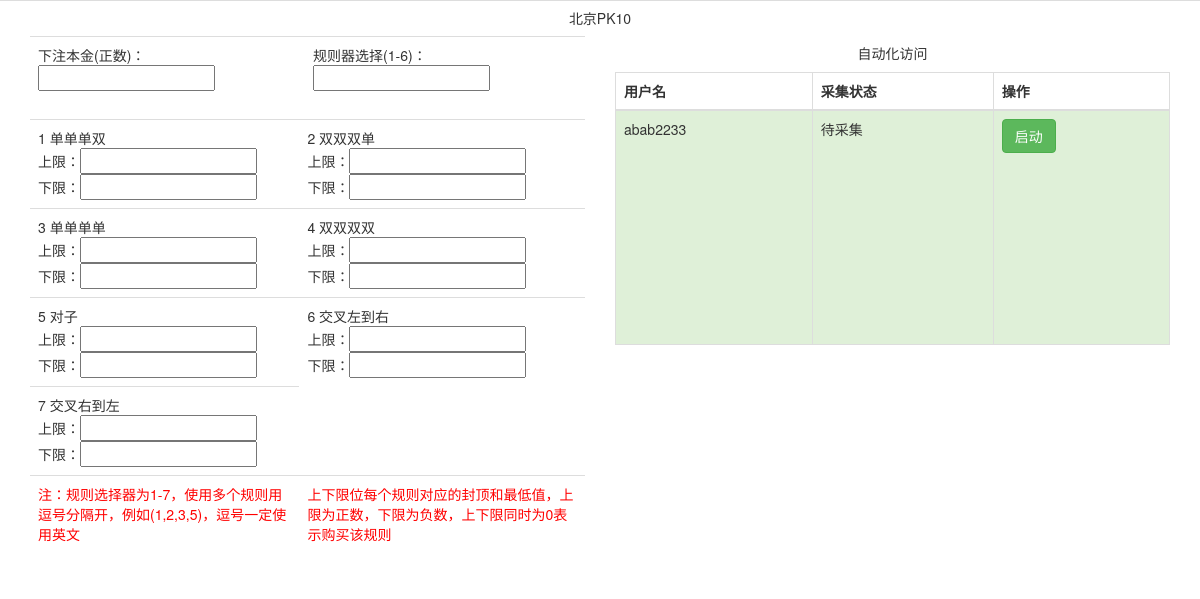
Before: /auto_main/ with the older database file.
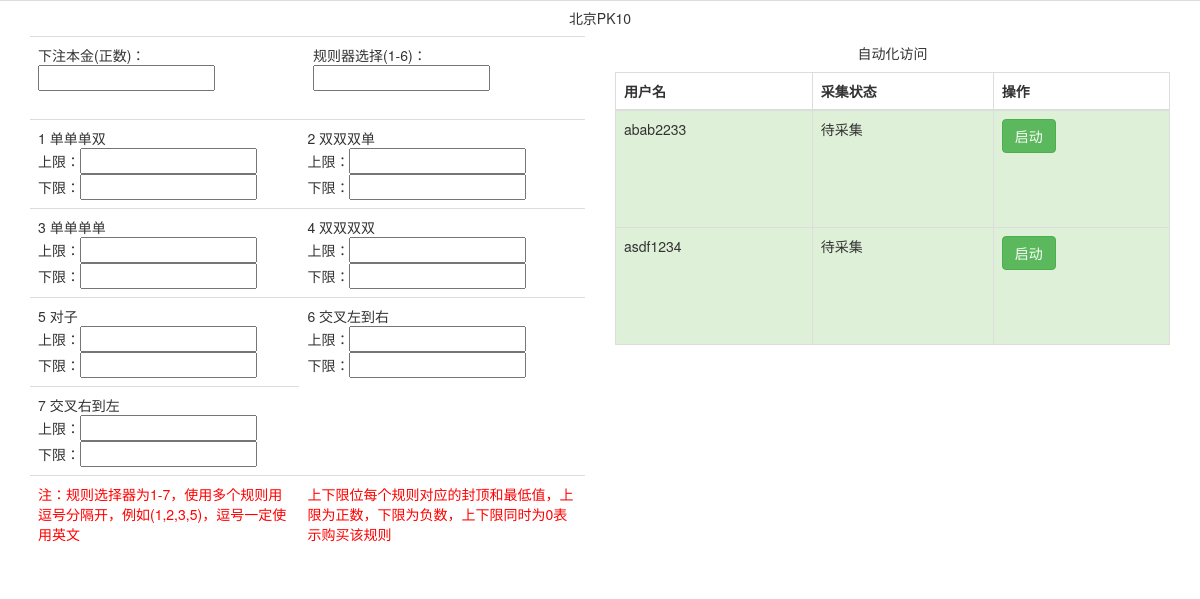
After: the same page with the newer database file.
### auto_visit/models.py (models this page shows)
class ProbUser(models.Model):
    user_id =  models.IntegerField()
    user_name = models.CharField(max_length=30)    #主键
    user_password =  models.CharField(max_length=30)
    user_status = models.BooleanField()

### auto_visit/main.py (the view)
# urls.py: url(r'^auto_main/$', auto_visit.main.auto_admin),
def auto_admin(request):
    prob_user_list =  ProbUser.objects.all()
    for prob_user in prob_user_list:
        c  = ThreadControl()
        try:
            status = c.is_alive(prob_user.user_name)
            if status:
                prob_user.user_status = 1
                prob_user.save()
            else:
                prob_user.user_status = 0
                prob_user.save()
        except:
            print prob_user.user_name, " not start"
            prob_user.user_status = 0
            prob_user.save()
    return render_to_response('auto_main.html',{"prob_user_list":prob_user_list})

### auto_visit/thread.py (called while the page is built)
    def is_alive(self,thread_num):
        tt = self.current_thread[str(thread_num)]
        return tt.isAlive()

### templates/auto_main.html (shortened to what this page needs)
<!DOCTYPE html>
<html>
<head lang="en">
    <link href="http://cdn.bootcss.com/twitter-bootstrap/3.0.3/css/bootstrap.min.css" rel="stylesheet">
</head>
<body>
<div class="container">
	<div class="row clearfix">
		<div class="col-md-12 column">
			<h5 align="center">
				北京PK10
			</h5>
			<div class="row clearfix">
				<div class="col-md-6 column">
                <form action="/index/" method="post" id="user_form">
                <table class="table ">
                    <tr>
                        <td>
                            下注本金(正数)：<input type="number" id="in_monery_id" name="in_monery" value="{{ p_monery }}">
                        </td>
                        <td>
                            规则器选择(1-6)：<input type="text" id="in_rule_id" name="in_rule" value="{{ p_rule }}">
                        </td>
                    </tr>
                </table>
                    <table class="table">
                        <tr>
                        <td>
                            1 单单单双<br>
                            上限：<input type="number" id="in_upper_monery_id_1" name="in_upper_monery_1" value="{{ p_upper_monery_1 }}"><br>
                            下限：<input type="number" id="in_lower_monery_id_1" name="in_lower_monery_1" value="{{ p_lower_monery_1 }}">
                        </td>
                        <td>
                            2 双双双单<br>
                            上限：<input type="number" id="in_upper_monery_id_2" name="in_upper_monery_2" value="{{ p_upper_monery_2 }}"><br>
                            下限：<input type="number" id="in_lower_monery_id_2" name="in_lower_monery_2" value="{{ p_lower_monery_2 }}">
                        </td>
                        </tr>
                        <tr>
                        <td>
                            3 单单单单<br>
                            上限：<input type="number" id="in_upper_monery_id_3" name="in_upper_monery_3" value="{{ p_upper_monery_3 }}"><br>
                            下限：<input type="number" id="in_lower_monery_id_3" name="in_lower_monery_3" value="{{ p_lower_monery_3 }}">
                        </td>
                        <td>
                            4 双双双双
                            <br>
                            上限：<input type="number" id="in_upper_monery_id_4" name="in_upper_monery_4" value="{{ p_upper_monery_4 }}"><br>
                            下限：<input type="number" id="in_lower_monery_id_4" name="in_lower_monery_4" value="{{ p_lower_monery_4 }}">
                        </td>
                        </tr>
                    <tr>
                        <td>
                            5 对子
                            <br>
                            上限：<input type="number" id="in_upper_monery_id_5" name="in_upper_monery_5" value="{{ p_upper_monery_5 }}"><br>
                            下限：<input type="number" id="in_lower_monery_id_5" name="in_lower_monery_5" value="{{ p_lower_monery_5 }}">
                        </td>
                        <td>
                            6 交叉左到右
                            <br>
                            上限：<input type="number" id="in_upper_monery_id_6" name="in_upper_monery_6" value="{{ p_upper_monery_6 }}"><br>
                            下限：<input type="number" id="in_lower_monery_id_6" name="in_lower_monery_6" value="{{ p_lower_monery_6 }}">
                        </td>
                    </tr>
                    <tr>
                        <td>
                            7 交叉右到左
                            <br>
                            上限：<input type="number" id="in_upper_monery_id_7" name="in_upper_monery_7" value="{{ p_upper_monery_7 }}"><br>
                            下限：<input type="number" id="in_lower_monery_id_7" name="in_lower_monery_7" value="{{ p_lower_monery_7 }}">
                        </td>
                    </tr>
                        <tr style="color: red">
                            <td>
                                注：规则选择器为1-7，使用多个规则用逗号分隔开，例如(1,2,3,5)，逗号一定使用英文
                            </td>
                            <td>
                                上下限位每个规则对应的封顶和最低值，上限为正数，下限为负数，上下限同时为0表示购买该规则
                            </td>
                        </tr>
                    </table>
                </form>
				</div>
				<div class="col-md-6 column">
					<h5 align="center">
						自动化访问
					</h5>
                    <table style="BORDER-COLLAPSE: collapse" cellSpacing=1 cellPadding=6 width="100%" height=273 class="table table-striped table-bordered">
						<thead>
							<tr>
								<th>
									用户名
								</th>
								<th>
									采集状态
								</th>
								<th>
									操作
								</th>
							</tr>
						</thead>
						<tbody>
                            {% for user in prob_user_list %}
                                <tr class="success">
                                    <td>
                                        {{ user.user_name }}
                                    </td>
                                    <td>
                                        {% if user.user_status %}
                                            <p>正在采集</p>
                                        {% else %}
                                            <p>待采集 </p>
                                        {% endif %}
                                    </td>
                                    <td>
                                        {% if user.user_status %}
                                                <button type="button" class="btn btn-default btn-danger " onclick="stop_thread('{{ user.user_name }}')">停止</button>
                                        {% else %}
                                                <button type="button" class="btn btn-default btn-success" onclick="start_thread( '{{ user.user_name }}' )">启动</button>
                                        {% endif %}
                                    </td>
                                </tr>
                            {% endfor %}
						</tbody>
					</table>
				</div>
			</div>
		</div>
	</div>
</div>
</body>
</html>

Changed rows visible on the page:
added ProbUser: user_name "asdf1234", user_status "待采集"
